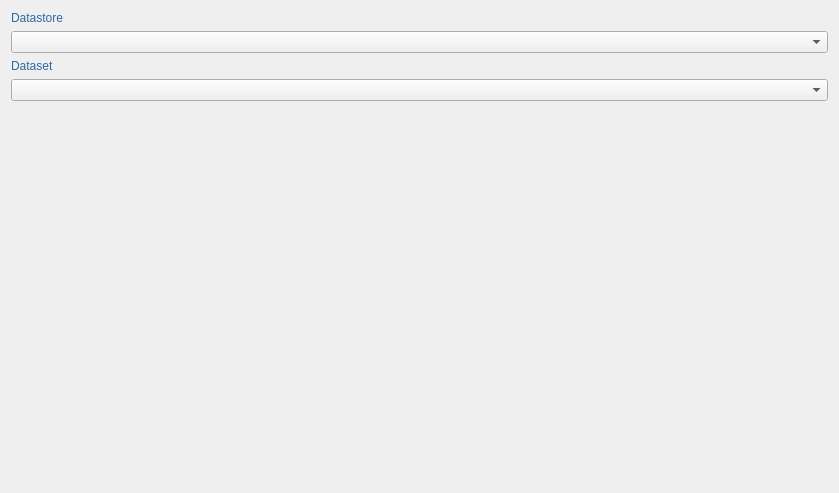
<?xml version="1.0" encoding="UTF-8"?>
<ui version="4.0">
 <class>wzp_publication_form</class>
 <widget class="QWizardPage" name="wzp_publication_form">
  <property name="geometry">
   <rect>
    <x>0</x>
    <y>0</y>
    <width>839</width>
    <height>493</height>
   </rect>
  </property>
  <property name="windowTitle">
   <string>Publication Form</string>
  </property>
  <property name="locale">
   <locale language="English" country="UnitedStates"/>
  </property>
  <layout class="QGridLayout" name="gridLayout">
   <item row="7" column="0">
    <spacer name="verticalSpacer">
     <property name="orientation">
      <enum>Qt::Vertical</enum>
     </property>
     <property name="sizeHint" stdset="0">
      <size>
       <width>20</width>
       <height>466</height>
      </size>
     </property>
    </spacer>
   </item>
   <item row="6" column="0">
    <widget class="PublicationForm" name="wdg_publication_form" native="true"/>
   </item>
   <item row="0" column="0">
    <widget class="QLabel" name="lbl_datastore">
     <property name="styleSheet">
      <string notr="true">font: 75 13pt &quot;Ubuntu Condensed&quot;;
color: rgb(52, 101, 164);</string>
     </property>
     <property name="text">
      <string>Datastore</string>
     </property>
    </widget>
   </item>
   <item row="4" column="0">
    <widget class="QLabel" name="lbl_stored_data">
     <property name="styleSheet">
      <string notr="true">font: 75 13pt &quot;Ubuntu Condensed&quot;;
color: rgb(52, 101, 164);</string>
     </property>
     <property name="text">
      <string>Dataset</string>
     </property>
    </widget>
   </item>
   <item row="1" column="0">
    <widget class="DatastoreComboBox" name="cbx_datastore"/>
   </item>
   <item row="5" column="0">
    <widget class="StoredDataComboBox" name="cbx_stored_data"/>
   </item>
  </layout>
 </widget>
 <customwidgets>
  <customwidget>
   <class>DatastoreComboBox</class>
   <extends>QComboBox</extends>
   <header location="global">geotuileur.gui.cbx_datastore</header>
  </customwidget>
  <customwidget>
   <class>PublicationForm</class>
   <extends>QWidget</extends>
   <header location="global">geotuileur.gui.publication_creation.wdg_publication_form.h</header>
   <container>1</container>
  </customwidget>
  <customwidget>
   <class>StoredDataComboBox</class>
   <extends>QComboBox</extends>
   <header location="global">geotuileur.gui.cbx_stored_data</header>
  </customwidget>
 </customwidgets>
 <resources/>
 <connections/>
</ui>
